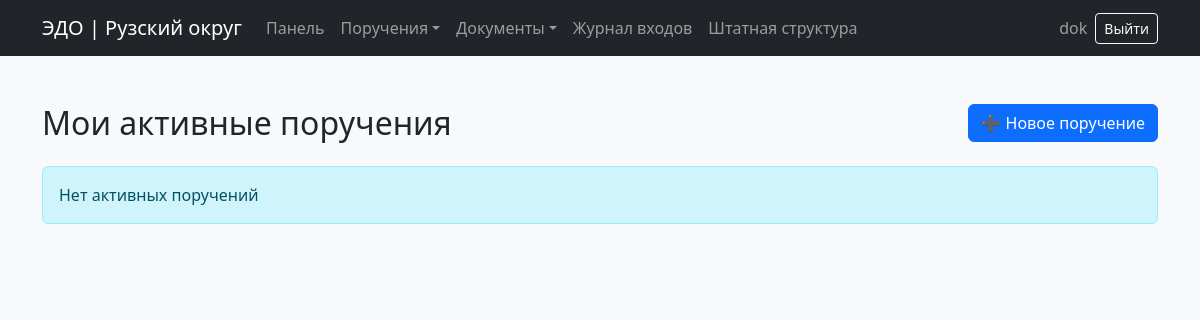
Before: /tasks/ (signed in) with the older database file.
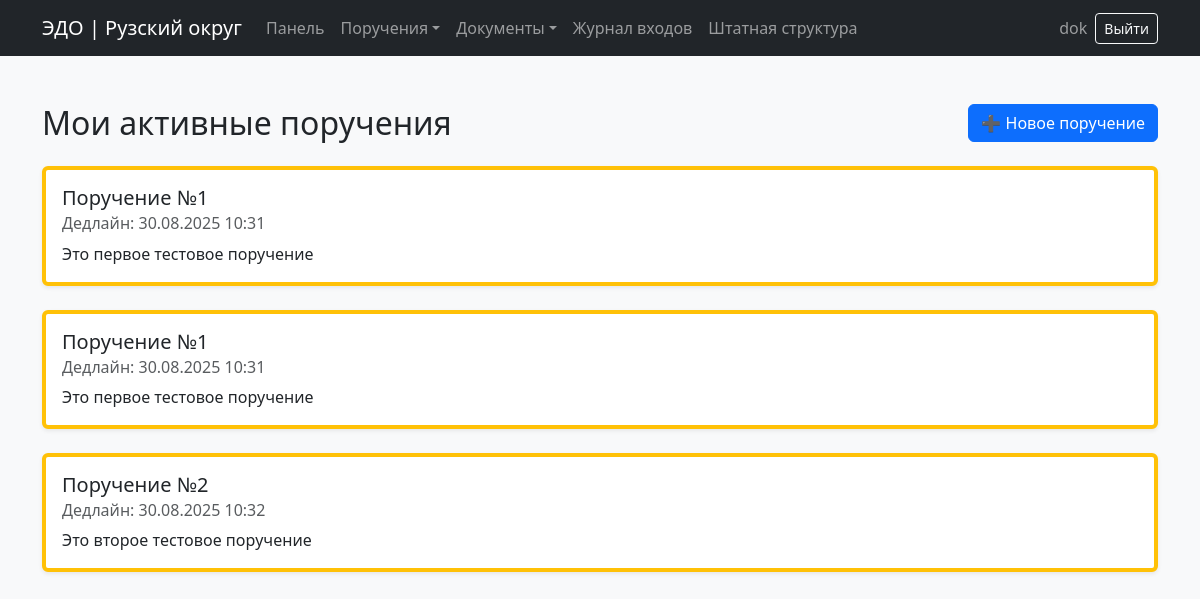
After: the same page with the newer database file.
### users/models.py (models this page shows, shortened)
class Task(models.Model):
    title = models.CharField("Название поручения", max_length=255)
    description = models.TextField("Описание", blank=True)
    creator = models.ForeignKey(User, on_delete=models.CASCADE, related_name="created_tasks")
    executor = models.ForeignKey(User, on_delete=models.CASCADE, related_name="assigned_tasks")
    department = models.ForeignKey(Department, on_delete=models.CASCADE)
    deadline = models.DateTimeField("Дедлайн")
    created_at = models.DateTimeField(auto_now_add=True)
    is_completed = models.BooleanField(default=False)

### users/views.py (the view)
# urls.py: path('tasks/', task_list, name='task_list'),
@login_required
def task_list(request):
    tasks = Task.objects.filter(executor=request.user, is_completed=False, deadline__gte=timezone.now()).order_by('deadline')
    return render(request, 'users/task_list.html', {'tasks': tasks})

### templates/users/task_list.html
{% extends 'base.html' %}
{% block content %}
<div class="container py-5">
        <div class="d-flex justify-content-between align-items-center mb-4">
            <h2 class="mb-0">Мои активные поручения</h2>
            {% if not request.user.groups.all.0.name == 'Сотрудник' %}
            <a href="{% url 'create_task' %}" class="btn btn-primary">➕ Новое поручение</a>
            {% endif %}
        </div>
        {% if tasks %}
            <div class="row row-cols-1 g-4">
                {% for task in tasks %}
                <div class="col">
                    <div class="card shadow-sm border-start border-4 border-warning">
                        <div class="card-body">
                            <h5 class="card-title">{{ task.title }}</h5>
                            <h6 class="card-subtitle mb-2 text-muted">
                                Дедлайн: {{ task.deadline|date:"d.m.Y H:i" }}
                            </h6>
                            <p class="card-text">{{ task.description }}</p>
                        </div>
                    </div>
                </div>
                {% endfor %}
            </div>
        {% else %}
            <div class="alert alert-info">Нет активных поручений</div>
        {% endif %}
    </div>
{% endblock %}

### templates/base.html (shortened to what this page needs)
<!DOCTYPE html>
<html lang="ru">
<head>
    <link href="https://cdn.jsdelivr.net/npm/bootstrap@5.3.3/dist/css/bootstrap.min.css" rel="stylesheet">
</head>
<body class="bg-light">
<nav class="navbar navbar-expand-lg navbar-dark bg-dark">
  <div class="container">
    <a class="navbar-brand" href="{% url 'dashboard' %}">ЭДО | Рузский округ</a>
    <div class="collapse navbar-collapse" id="mainNavbar">
      <ul class="navbar-nav me-auto mb-2 mb-lg-0">
        {% if user.is_authenticated %}
        <li class="nav-item">
          <a class="nav-link" href="{% url 'dashboard' %}">Панель</a>
        </li>
        <li class="nav-item dropdown">
          <a class="nav-link dropdown-toggle" href="#" role="button" data-bs-toggle="dropdown">Поручения</a>
        </li>
        <li class="nav-item dropdown">
          <a class="nav-link dropdown-toggle" href="#" role="button" data-bs-toggle="dropdown">Документы</a>
        </li>
        <li class="nav-item">
          <a class="nav-link" href="{% url 'login_journal' %}">Журнал входов</a>
        </li>
        <li class="nav-item">
          <a class="nav-link" href="{% url 'staff_structure_view' %}">Штатная структура</a>
        </li>
      </ul>
        <span class="navbar-text me-2">
          {{ user.get_full_name|default:user.username }}
        </span>
        <form action="{% url 'logout' %}" method="post" class="d-inline">
          <button class="btn btn-outline-light btn-sm">Выйти</button>
        </form>
      {% endif %}
    </div>
  </div>
</nav>
{% block content %}
{% endblock %}
</body>
</html>

Changed rows visible on the page:
added Task: title "Поручение №1", deadline "30.08.2025 10:31", description "Это первое тестовое поручение"
added Task: title "Поручение №1", deadline "30.08.2025 10:31", description "Это первое тестовое поручение"
added Task: title "Поручение №2", deadline "30.08.2025 10:32", description "Это второе тестовое поручение"
Other visible differences:
text no longer shown: "Нет активных поручений"
